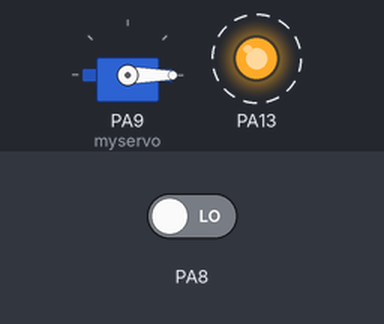
Bench run of a sketch on a simulated STM32 Blue Pill. Shown: servo, output pins drawn as LEDs (lit = HIGH). Dashed ring = blinking. Inputs (shaded band) come from the test bench; at power-on: PA8 LOW.

Above: at 6.8 s.
6.9 s: PA8 driven HIGH
At 8.4 s:
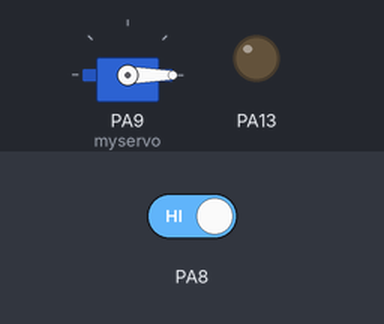
At 13.8 s:
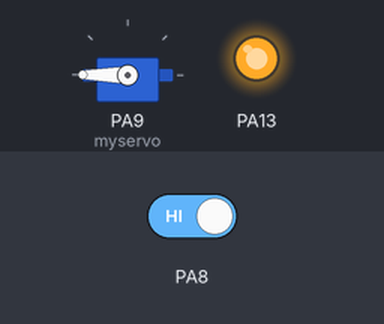
Timing chart, 0 to 19.3 s (numbered marks = the images above; inputs shaded):
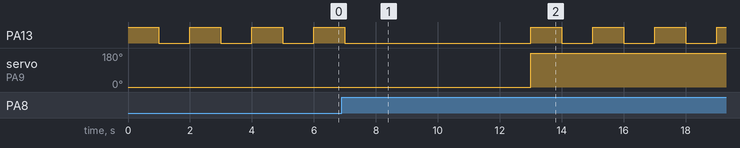

Measured:
- after the input at 6.9 s, servo on PA9 (myservo): 0° → 180° after 6.1 s
- by itself, PA13: repeats every 2.0 s: HIGH 1.0 s, LOW 1.0 s

The sketch:

FlightMain.ino
```cpp
#include <Servo.h>

Servo myservo;
int tmp=0;

void setup() {
  pinMode(8,INPUT);
  myservo.attach(9);
  pinMode(13,OUTPUT);
  myservo.write(0);

}

void loop() {

  digitalWrite(13, HIGH);
  delay(1000);
  digitalWrite(13, LOW);
  delay(1000);

  if(digitalRead(8)==1&&tmp!=1)
  {
    delay(5000);
    myservo.write(180);
    tmp=1;
  }
}
```
